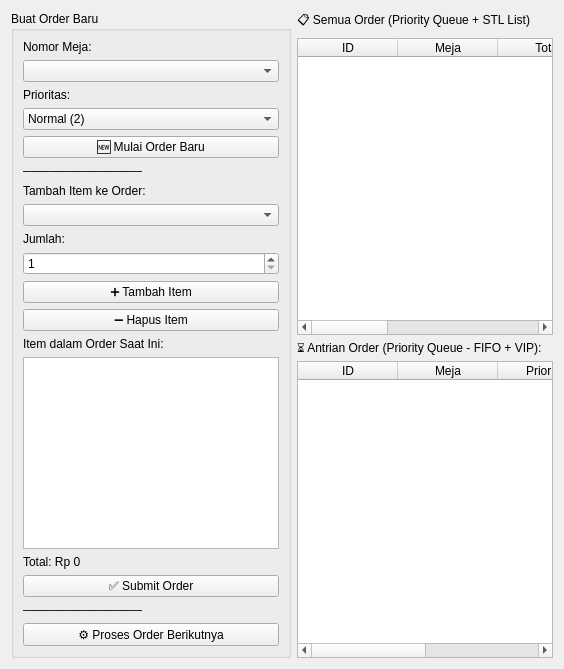
      <widget class="QWidget" name="orderTab">
       <attribute name="title">
        <string>📋 Order</string>
       </attribute>
       <layout class="QHBoxLayout" name="orderLayout">
        <item>
         <widget class="QGroupBox" name="orderCreateBox">
          <property name="title">
           <string>Buat Order Baru</string>
          </property>
          <layout class="QVBoxLayout" name="orderFormLayout">
           <item>
            <widget class="QLabel" name="lblOrderTable">
             <property name="text">
              <string>Nomor Meja:</string>
             </property>
            </widget>
           </item>
           <item>
            <widget class="QComboBox" name="orderTableSelect"/>
           </item>
           <item>
            <widget class="QLabel" name="lblOrderPriority">
             <property name="text">
              <string>Prioritas:</string>
             </property>
            </widget>
           </item>
           <item>
            <widget class="QComboBox" name="orderPrioritySelect">
             <item>
              <property name="text">
               <string>Normal (2)</string>
              </property>
             </item>
             <item>
              <property name="text">
               <string>VIP (1)</string>
              </property>
             </item>
            </widget>
           </item>
           <item>
            <widget class="QPushButton" name="btnCreateOrder">
             <property name="text">
              <string>🆕 Mulai Order Baru</string>
             </property>
            </widget>
           </item>
           <item>
            <widget class="QLabel" name="lblOrderSep1">
             <property name="text">
              <string>──────────────</string>
             </property>
            </widget>
           </item>
           <item>
            <widget class="QLabel" name="lblAddItem">
             <property name="text">
              <string>Tambah Item ke Order:</string>
             </property>
            </widget>
           </item>
           <item>
            <widget class="QComboBox" name="orderMenuSelect"/>
           </item>
           <item>
            <widget class="QLabel" name="lblOrderQty">
             <property name="text">
              <string>Jumlah:</string>
             </property>
            </widget>
           </item>
           <item>
            <widget class="QSpinBox" name="orderQtyInput">
             <property name="minimum">
              <number>1</number>
             </property>
             <property name="maximum">
              <number>50</number>
             </property>
            </widget>
           </item>
           <item>
            <widget class="QPushButton" name="btnAddItemToOrder">
             <property name="text">
              <string>➕ Tambah Item</string>
             </property>
            </widget>
           </item>
           <item>
            <widget class="QPushButton" name="btnRemoveItemFromOrder">
             <property name="text">
              <string>➖ Hapus Item</string>
             </property>
            </widget>
           </item>
           <item>
            <widget class="QLabel" name="lblCurrentOrderItems">
             <property name="text">
              <string>Item dalam Order Saat Ini:</string>
             </property>
            </widget>
           </item>
           <item>
            <widget class="QListWidget" name="orderItemList"/>
           </item>
           <item>
            <widget class="QLabel" name="lblOrderTotal">
             <property name="text">
              <string>Total: Rp 0</string>
             </property>
            </widget>
           </item>
           <item>
            <widget class="QPushButton" name="btnSubmitOrder">
             <property name="text">
              <string>✅ Submit Order</string>
             </property>
            </widget>
           </item>
           <item>
            <widget class="QLabel" name="lblOrderSep2">
             <property name="text">
              <string>──────────────</string>
             </property>
            </widget>
           </item>
           <item>
            <widget class="QPushButton" name="btnProcessNextOrder">
             <property name="text">
              <string>⚙ Proses Order Berikutnya</string>
             </property>
            </widget>
           </item>
           <item>
            <spacer name="orderFormSpacer">
             <property name="orientation">
              <enum>Qt::Orientation::Vertical</enum>
             </property>
             <property name="sizeHint" stdset="0">
              <size>
               <width>0</width>
               <height>0</height>
              </size>
             </property>
            </spacer>
           </item>
          </layout>
         </widget>
        </item>
        <item>
         <layout class="QVBoxLayout" name="orderRightLayout">
          <item>
           <widget class="QLabel" name="lblOrderTableTitle">
            <property name="text">
             <string>📋 Semua Order (Priority Queue + STL List)</string>
            </property>
           </widget>
          </item>
          <item>
           <widget class="QTableWidget" name="orderTable">
            <property name="editTriggers">
             <set>QAbstractItemView::EditTrigger::NoEditTriggers</set>
            </property>
            <property name="alternatingRowColors">
             <bool>true</bool>
            </property>
            <property name="selectionBehavior">
             <enum>QAbstractItemView::SelectionBehavior::SelectRows</enum>
            </property>
            <column>
             <property name="text">
              <string>ID</string>
             </property>
            </column>
            <column>
             <property name="text">
              <string>Meja</string>
             </property>
            </column>
            <column>
             <property name="text">
              <string>Total</string>
             </property>
            </column>
            <column>
             <property name="text">
              <string>Status</string>
             </property>
            </column>
            <column>
             <property name="text">
              <string>Prioritas</string>
             </property>
            </column>
            <column>
             <property name="text">
              <string>Aksi</string>
             </property>
            </column>
           </widget>
          </item>
          <item>
           <widget class="QLabel" name="lblPendingTitle">
            <property name="text">
             <string>⏳ Antrian Order (Priority Queue - FIFO + VIP):</string>
            </property>
           </widget>
          </item>
          <item>
           <widget class="QTableWidget" name="pendingOrdersTable">
            <property name="editTriggers">
             <set>QAbstractItemView::EditTrigger::NoEditTriggers</set>
            </property>
            <column>
             <property name="text">
              <string>ID</string>
             </property>
            </column>
            <column>
             <property name="text">
              <string>Meja</string>
             </property>
            </column>
            <column>
             <property name="text">
              <string>Prioritas</string>
             </property>
            </column>
            <column>
             <property name="text">
              <string>Total</string>
             </property>
            </column>
           </widget>
          </item>
         </layout>
        </item>
       </layout>
      </widget>
